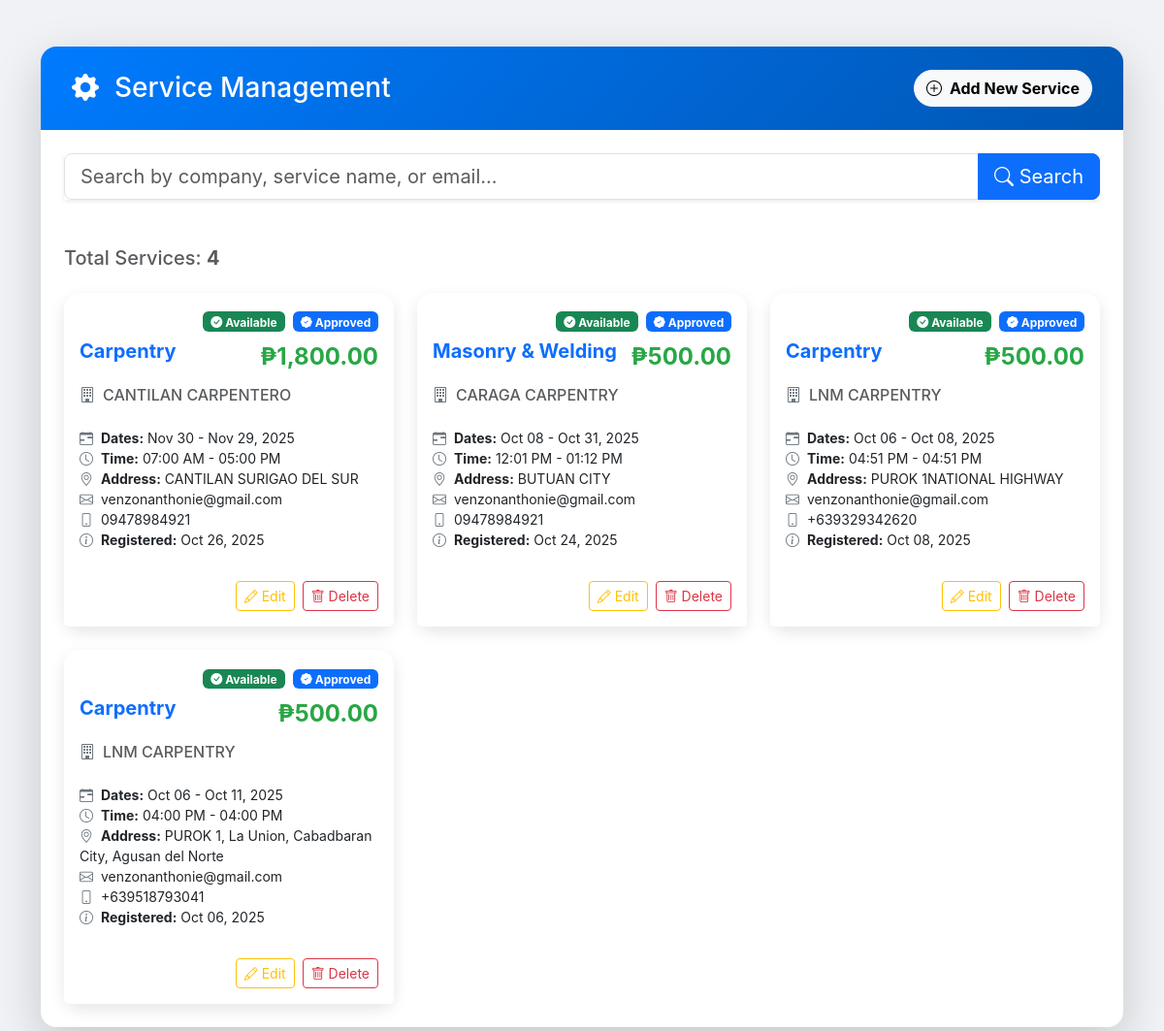
Screenshot of /content/service_management.php with the database file from the repository.
### tables this page shows
CREATE TABLE `service_providers` (
  `id` int(11) NOT NULL,
  `user_id` int(11) NOT NULL,
  `company_name` varchar(255) NOT NULL,
  `company_address` text NOT NULL,
  `company_email` varchar(255) NOT NULL,
  `contact_number` varchar(50) NOT NULL,
  `service_name` varchar(255) NOT NULL,
  `description` text DEFAULT NULL,
  `registration_date` timestamp NOT NULL DEFAULT current_timestamp(),
  `service_id` int(11) DEFAULT NULL,
  `service_description` text DEFAULT NULL,
  `price` decimal(10,2) NOT NULL,
  `available_date` date NOT NULL DEFAULT '2025-01-01',
  `available_time` time NOT NULL DEFAULT '00:00:00',
  `is_approved` int(11) NOT NULL,
  `available_date_from` date DEFAULT NULL,
  `available_date_to` date DEFAULT NULL,
  `available_time_from` time DEFAULT NULL,
  `available_time_to` time DEFAULT NULL,
  `is_available` tinyint(1) NOT NULL DEFAULT 1
);

### content/service_management.php (the view, shortened to what this page needs)
<?php
require '../db.php';
$search = $_GET['search'] ?? '';
$query = "SELECT * FROM service_providers
          WHERE CONCAT(company_name, ' ', service_name, ' ', company_email) LIKE ?
          ORDER BY registration_date DESC";
$stmt = $conn->prepare($query);
$like = "%$search%";
$stmt->bind_param("s", $like);
$stmt->execute();
$result = $stmt->get_result();
$services = $result->fetch_all(MYSQLI_ASSOC);
?>
<!DOCTYPE html>
<html lang="en">
<head>
<link href="https://cdn.jsdelivr.net/npm/bootstrap@5.3.3/dist/css/bootstrap.min.css" rel="stylesheet">
<link href="https://cdn.jsdelivr.net/npm/bootstrap-icons@1.11.3/font/bootstrap-icons.css" rel="stylesheet">
</head>
<body>
<div class="container py-5">
    <div class="card shadow-lg">
        <div class="card-header-custom d-flex flex-wrap justify-content-between align-items-center">
            <h3 class="mb-2 mb-md-0"><i class="bi bi-gear-fill me-3"></i>Service Management</h3>
            <button class="btn btn-light btn-rounded-pill fw-bold" data-bs-toggle="modal" data-bs-target="#addServiceModal">
                <i class="bi bi-plus-circle me-1"></i> Add New Service
            </button>
        </div>
        <div class="card-body p-4">
            <form method="GET" class="mb-5">
                <div class="input-group input-group-lg shadow-sm">
                    <input type="search" name="search" class="form-control" placeholder="Search by company, service name, or email..." value="<?= htmlspecialchars($search) ?>">
                    <button class="btn btn-primary" type="submit"><i class="bi bi-search"></i> Search</button>
                </div>
            </form>
            <h5 class="mb-4 text-muted">Total Services: <strong><?= count($services); ?></strong></h5>
            <div class="row row-cols-1 row-cols-md-2 row-cols-lg-3 g-4">
            <?php if (count($services) > 0): ?>
                <?php foreach ($services as $row): ?>
                <div class="col">
                    <div class="card h-100 position-relative">
                        <div class="status-badge-container">
                            <?php if ($row['is_available']): ?>
                                <span class="badge bg-success me-1"><i class="bi bi-check-circle-fill"></i> Available</span>
                            <?php else: ?>
                                <span class="badge bg-secondary me-1"><i class="bi bi-clock-fill"></i> Not Available</span>
                            <?php endif; ?>
                            <?php if ($row['is_approved']): ?>
                                <span class="badge bg-primary"><i class="bi bi-patch-check-fill"></i> Approved</span>
                            <?php else: ?>
                                <span class="badge bg-warning text-dark"><i class="bi bi-hourglass-split"></i> Pending</span>
                            <?php endif; ?>
                        </div>
                        <div class="card-body pt-5">
                            <div class="d-flex justify-content-between align-items-start mb-3">
                                <h5 class="card-title fw-bold text-primary"><?= htmlspecialchars($row['service_name']); ?></h5>
                                <span class="price-tag">₱<?= number_format($row['price'], 2); ?></span>
                            </div>
                            <h6 class="card-subtitle mb-2 text-muted"><i class="icon-detail bi bi-building"></i><?= htmlspecialchars($row['company_name']); ?></h6>
                            <ul class="list-unstyled small mt-3">
                                <li><i class="icon-detail bi bi-calendar-range"></i><strong>Dates:</strong> <?= date('M d', strtotime($row['available_date_from'])) ?> - <?= date('M d, Y', strtotime($row['available_date_to'])) ?></li>
                                <li><i class="icon-detail bi bi-clock"></i><strong>Time:</strong> <?= date('h:i A', strtotime($row['available_time_from'])) ?> - <?= date('h:i A', strtotime($row['available_time_to'])) ?></li>
                                <li><i class="icon-detail bi bi-geo-alt"></i><strong>Address:</strong> <?= htmlspecialchars($row['company_address']); ?></li>
                                <li><i class="icon-detail bi bi-envelope"></i><?= htmlspecialchars($row['company_email']); ?></li>
                                <li><i class="icon-detail bi bi-phone"></i><?= htmlspecialchars($row['contact_number']); ?></li>
                                <li><i class="icon-detail bi bi-info-circle"></i><strong>Registered:</strong> <?= date("M d, Y", strtotime($row['registration_date'])); ?></li>
                            </ul>
                        </div>
                        <div class="card-footer bg-white border-0 pt-0 pb-3 d-flex justify-content-end">
                            <button class="btn btn-sm btn-outline-warning me-2" data-bs-toggle="modal" data-bs-target="#editServiceModal<?= $row['id']; ?>"><i class="bi bi-pencil"></i> Edit</button>
                            <button class="btn btn-sm btn-outline-danger" data-bs-toggle="modal" data-bs-target="#deleteServiceModal<?= $row['id']; ?>"><i class="bi bi-trash"></i> Delete</button>
                        </div>
                    </div>
                </div>
                <?php endforeach; ?>
            <?php endif; ?>
            </div>
        </div>
    </div>
</div>
</body>
</html>

### content/service_management.php (style rules this page uses)
body { background: #f0f2f5; font-family: 'Inter', sans-serif; }
.card { border-radius: 16px; border: none; box-shadow: 0 6px 16px rgba(0,0,0,0.1); transition: transform 0.2s; }
.card-header-custom { background-color: #007bff; background-image: linear-gradient(135deg, #007bff 0%, #0056b3 100%); color: white; padding: 1.5rem 2rem; border-top-left-radius: 16px; border-top-right-radius: 16px; }
.btn-rounded-pill { border-radius: 50rem; }
.price-tag { font-size: 1.5rem; color: #28a745; font-weight: 700; }
.status-badge-container { position: absolute; top: 1rem; right: 1rem; }
.icon-detail { color: #6c757d; margin-right: 0.5rem; }

### rows the page displays
service_providers: is_available 1 (drawn), is_approved 1 (drawn), service_name "Carpentry", price "1,800.00", company_name "CANTILAN CARPENTERO", available_date_from "Nov 30", available_date_to "Nov 29, 2025", available_time_from "07:00 AM", available_time_to "05:00 PM", company_address "CANTILAN SURIGAO DEL SUR", company_email "venzonanthonie@gmail.com", contact_number "09478984921", registration_date "Oct 26, 2025"
service_providers: is_available 1 (drawn), is_approved 1 (drawn), service_name "Masonry & Welding", price "500.00", company_name "CARAGA CARPENTRY", available_date_from "Oct 08", available_date_to "Oct 31, 2025", available_time_from "12:01 PM", available_time_to "01:12 PM", company_address "BUTUAN CITY", company_email "venzonanthonie@gmail.com", contact_number "09478984921", registration_date "Oct 24, 2025"
service_providers: is_available 1 (drawn), is_approved 1 (drawn), service_name "Carpentry", price "500.00", company_name "LNM CARPENTRY", available_date_from "Oct 06", available_date_to "Oct 08, 2025", available_time_from "04:51 PM", available_time_to "04:51 PM", company_address "PUROK 1NATIONAL HIGHWAY", company_email "venzonanthonie@gmail.com", contact_number "+639329342620", registration_date "Oct 08, 2025"
service_providers: is_available 1 (drawn), is_approved 1 (drawn), service_name "Carpentry", price "500.00", company_name "LNM CARPENTRY", available_date_from "Oct 06", available_date_to "Oct 11, 2025", available_time_from "04:00 PM", available_time_to "04:00 PM", company_address "PUROK 1, La Union, Cabadbaran City, Agusan del Norte", company_email "venzonanthonie@gmail.com", contact_number "+639518793041", registration_date "Oct 06, 2025"

### other values shown
count($services) "4"
